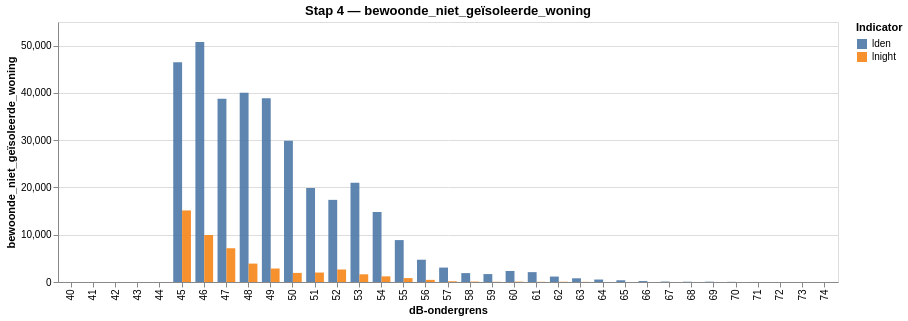

The code cell stored with this chart in its notebook:
### Code cell
from contour.notebook_viz import toon_staaf_per_contour

toon_staaf_per_contour(lden, 'bewoonde_niet_geïsoleerde_woning', lnight=lnight, titel='Stap 4 — bewoonde_niet_geïsoleerde_woning')

### Figure 1 — Vega-Lite specification as saved in the notebook (floating-point values rounded to 4 significant figures)
{"config": {"view": {"continuousWidth": 300, "continuousHeight": 300}}, "data": {"name": "data-b6636cb64a6bf98abfb3ffa3c089bf3c"}, "mark": {"type": "bar", "opacity": 0.9}, "encoding": {"color": {"field": "reeks", "title": "Indicator", "type": "nominal"}, "tooltip": [{"field": "db_ondergrens", "title": "dB", "type": "ordinal"}, {"field": "waarde", "format": ",.4f", "title": "bewoonde_niet_geïsoleerde_woning", "type": "quantitative"}, {"field": "reeks", "title": "indicator", "type": "nominal"}], "x": {"field": "db_ondergrens", "sort": ["40", "41", "42", "43", "44", "45", "46", "47", "48", "49", "50", "51", "52", "53", "54", "55", "56", "57", "58", "59", "60", "61", "62", "63", "64", "65", "66", "67", "68", "69", "70", "71", "72", "73", "74"], "title": "dB-ondergrens", "type": "ordinal"}, "xOffset": {"field": "reeks", "type": "nominal"}, "y": {"field": "waarde", "scale": {"zero": true}, "title": "bewoonde_niet_geïsoleerde_woning", "type": "quantitative"}}, "height": 260, "title": "Stap 4 — bewoonde_niet_geïsoleerde_woning", "width": 780, "$schema": "https://vega.github.io/schema/vega-lite/v6.1.0.json", "datasets": {"data-b6636cb64a6bf98abfb3ffa3c089bf3c": [{"db_ondergrens": "45", "waarde": 46510.0, "reeks": "lden"}, {"db_ondergrens": "46", "waarde": 50780.0, "reeks": "lden"}, {"db_ondergrens": "47", "waarde": 38770.0, "reeks": "lden"}, {"db_ondergrens": "48", "waarde": 40040.0, "reeks": "lden"}, {"db_ondergrens": "49", "waarde": 38870.0, "reeks": "lden"}, {"db_ondergrens": "50", "waarde": 29870.0, "reeks": "lden"}, {"db_ondergrens": "51", "waarde": 19890.0, "reeks": "lden"}, {"db_ondergrens": "52", "waarde": 17370.0, "reeks": "lden"}, {"db_ondergrens": "53", "waarde": 20980.0, "reeks": "lden"}, {"db_ondergrens": "54", "waarde": 14810.0, "reeks": "lden"}, {"db_ondergrens": "55", "waarde": 8867.0, "reeks": "lden"}, {"db_ondergrens": "56", "waarde": 4712.0, "reeks": "lden"}, {"db_ondergrens": "57", "waarde": 3049.0, "reeks": "lden"}, {"db_ondergrens": "58", "waarde": 1883.0, "reeks": "lden"}, {"db_ondergrens": "59", "waarde": 1675.0, "reeks": "lden"}, {"db_ondergrens": "60", "waarde": 2335.0, "reeks": "lden"}, {"db_ondergrens": "61", "waarde": 2086.0, "reeks": "lden"}, {"db_ondergrens": "62", "waarde": 1150.0, "reeks": "lden"}, {"db_ondergrens": "63", "waarde": 787.6, "reeks": "lden"}, {"db_ondergrens": "64", "waarde": 522.9, "reeks": "lden"}, {"db_ondergrens": "65", "waarde": 365.6, "reeks": "lden"}, {"db_ondergrens": "66", "waarde": 197.6, "reeks": "lden"}, {"db_ondergrens": "67", "waarde": 96.8, "reeks": "lden"}, {"db_ondergrens": "68", "waarde": 57.6, "reeks": "lden"}, {"db_ondergrens": "69", "waarde": 66.4, "reeks": "lden"}, {"db_ondergrens": "70", "waarde": 32.8, "reeks": "lden"}, {"db_ondergrens": "71", "waarde": 9.6, "reeks": "lden"}, {"db_ondergrens": "72", "waarde": 1.6, "reeks": "lden"}, {"db_ondergrens": "73", "waarde": 1.6, "reeks": "lden"}, {"db_ondergrens": "74", "waarde": 0.8, "reeks": "lden"}, {"db_ondergrens": "40", "waarde": 0.0, "reeks": "lnight"}, {"db_ondergrens": "41", "waarde": 0.0, "reeks": "lnight"}, {"db_ondergrens": "42", "waarde": 0.0, "reeks": "lnight"}, {"db_ondergrens": "43", "waarde": 0.0, "reeks": "lnight"}, {"db_ondergrens": "44", "waarde": 0.0, "reeks": "lnight"}, {"db_ondergrens": "45", "waarde": 15140.0, "reeks": "lnight"}, {"db_ondergrens": "46", "waarde": 9948.0, "reeks": "lnight"}, {"db_ondergrens": "47", "waarde": 7142.0, "reeks": "lnight"}, {"db_ondergrens": "48", "waarde": 3893.0, "reeks": "lnight"}, {"db_ondergrens": "49", "waarde": 2851.0, "reeks": "lnight"}, {"db_ondergrens": "50", "waarde": 1927.0, "reeks": "lnight"}, {"db_ondergrens": "51", "waarde": 2001.0, "reeks": "lnight"}, {"db_ondergrens": "52", "waarde": 2646.0, "reeks": "lnight"}, {"db_ondergrens": "53", "waarde": 1626.0, "reeks": "lnight"}, {"db_ondergrens": "54", "waarde": 1193.0, "reeks": "lnight"}, {"db_ondergrens": "55", "waarde": 824.8, "reeks": "lnight"}, {"db_ondergrens": "56", "waarde": 452.0, "reeks": "lnight"}, {"db_ondergrens": "57", "waarde": 149.6, "reeks": "lnight"}, {"db_ondergrens": "58", "waarde": 89.6, "reeks": "lnight"}, {"db_ondergrens": "59", "waarde": 46.4, "reeks": "lnight"}, {"db_ondergrens": "60", "waarde": 72.8, "reeks": "lnight"}, {"db_ondergrens": "61", "waarde": 38.4, "reeks": "lnight"}, {"db_ondergrens": "62", "waarde": 52.0, "reeks": "lnight"}, {"db_ondergrens": "63", "waarde": 32.8, "reeks": "lnight"}, {"db_ondergrens": "64", "waarde": 4.8, "reeks": "lnight"}, {"db_ondergrens": "65", "waarde": 0.8, "reeks": "lnight"}, {"db_ondergrens": "66", "waarde": 0.8, "reeks": "lnight"}, {"db_ondergrens": "67", "waarde": 2.4, "reeks": "lnight"}, {"db_ondergrens": "68", "waarde": 0.8, "reeks": "lnight"}, {"db_ondergrens": "69", "waarde": 0.8, "reeks": "lnight"}]}}
